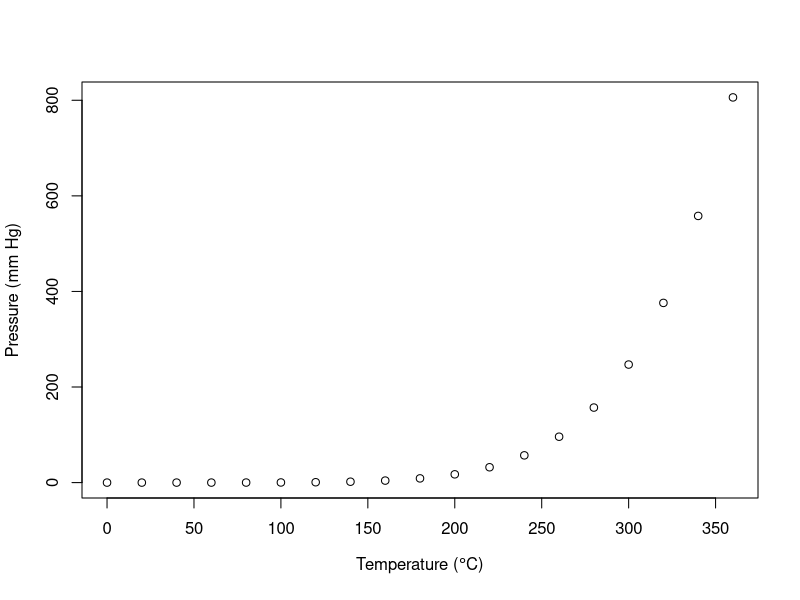

Generate this figure with R:
## ---- chunk 1
knitr::opts_chunk$set(echo = TRUE)
## ---- chunk 2
summary(cars)
## ---- chunk 3
plot(pressure, xlab=expression(paste("Temperature (",degree*C,
                                     ")")),
     ylab="Pressure (mm Hg)")
## ---- chunk 4
knitr::write_bib(c("base", "knitr"), "knitr.bib")
